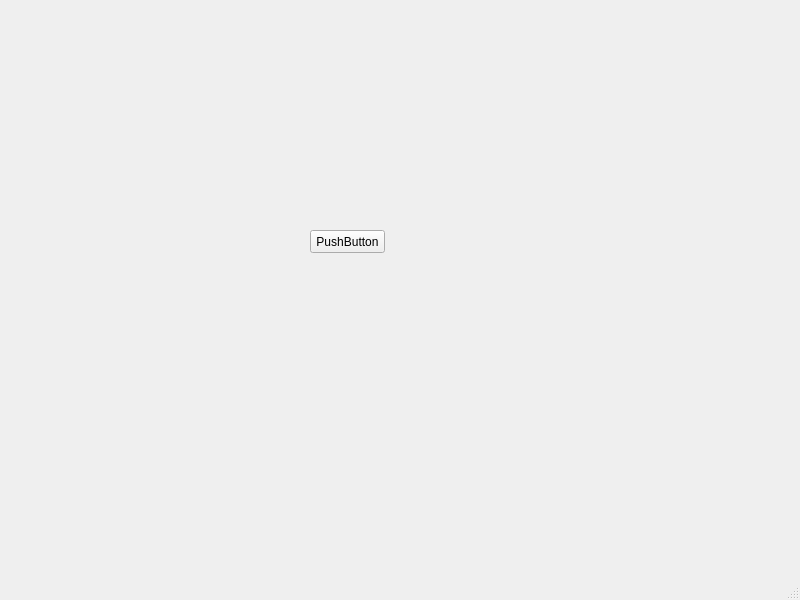
<?xml version="1.0" encoding="UTF-8"?>
<ui version="4.0">
 <class>MainWindow</class>
 <widget class="QMainWindow" name="MainWindow">
  <property name="geometry">
   <rect>
    <x>0</x>
    <y>0</y>
    <width>800</width>
    <height>600</height>
   </rect>
  </property>
  <property name="windowTitle">
   <string>MainWindow</string>
  </property>
  <widget class="QWidget" name="centralwidget">
   <widget class="QPushButton" name="pushButton">
    <property name="geometry">
     <rect>
      <x>310</x>
      <y>230</y>
      <width>75</width>
      <height>23</height>
     </rect>
    </property>
    <property name="text">
     <string>PushButton</string>
    </property>
   </widget>
  </widget>
  <widget class="QMenuBar" name="menubar">
   <property name="geometry">
    <rect>
     <x>0</x>
     <y>0</y>
     <width>800</width>
     <height>21</height>
    </rect>
   </property>
  </widget>
  <widget class="QStatusBar" name="statusbar"/>
 </widget>
 <resources/>
 <connections/>
</ui>
